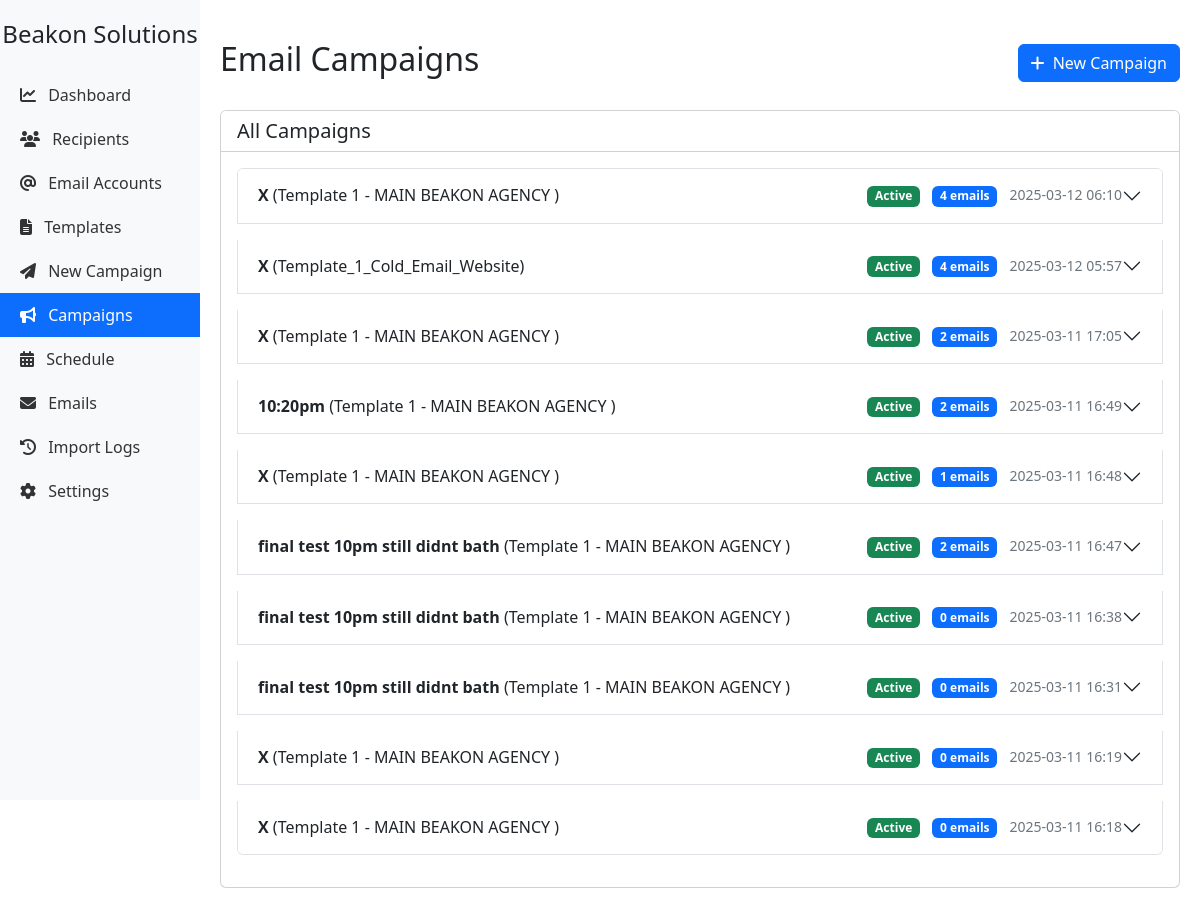
Page /campaigns on the committed database.
### app/models/models.py (models this page shows, shortened)
class Campaign(db.Model):
    __table_args__ = {'extend_existing': True}
    id = db.Column(db.Integer, primary_key=True)
    name = db.Column(db.String(100), nullable=False)
    template_id = db.Column(db.Integer, db.ForeignKey('email_template.id'))
    status = db.Column(db.String(20), default="active")  # active, paused, completed, deleted
    created_at = db.Column(db.DateTime, default=datetime.utcnow)
    updated_at = db.Column(db.DateTime, default=datetime.utcnow, onupdate=datetime.utcnow)
    template = db.relationship('EmailTemplate')

class EmailTemplate(db.Model):
    __table_args__ = {'extend_existing': True}
    id = db.Column(db.Integer, primary_key=True)
    name = db.Column(db.String(100), nullable=False)
    subject = db.Column(db.String(255), nullable=False)
    body = db.Column(db.Text, nullable=False)
    is_active = db.Column(db.Boolean, default=True)
    created_at = db.Column(db.DateTime, default=datetime.utcnow)
    updated_at = db.Column(db.DateTime, default=datetime.utcnow, onupdate=datetime.utcnow)

### app/controllers/routes.py (the view)
@app.route('/campaigns')
def campaigns():
    try:
        campaigns_list = Campaign.query.order_by(Campaign.created_at.desc()).all()
        campaign_emails = {}
        for campaign in campaigns_list:
            emails = Email.query.filter_by(campaign_id=campaign.id).all()
            if not emails and campaign.template_id:
                campaign_time = campaign.created_at
                time_window = 300  # 5 minutes (in seconds)
                time_window_start = campaign_time - timedelta(seconds=time_window)
                time_window_end = campaign_time + timedelta(seconds=time_window)
                emails = Email.query.filter(
                    Email.template_id == campaign.template_id,
                    Email.created_at >= time_window_start,
                    Email.created_at <= time_window_end
                ).all()
                for email in emails:
                    try:
                        if email.campaign_id is None:
                            email.campaign_id = campaign.id
                    except Exception as e:
                        app.logger.warning(f"Could not update campaign_id: {str(e)}")
            emails.sort(key=lambda x: x.scheduled_at if x.scheduled_at else datetime.now())
            campaign_emails[campaign.id] = emails
            campaign.total_emails = len(emails)
            campaign.pending_emails = sum(1 for e in emails if e.status == EmailStatus.PENDING)
            campaign.sent_emails = sum(1 for e in emails if e.status == EmailStatus.SENT)
            campaign.paused_emails = sum(1 for e in emails if e.status == EmailStatus.PAUSED)
            campaign.failed_emails = sum(1 for e in emails if e.status == EmailStatus.FAILED)
            campaign.responded_emails = sum(1 for e in emails if e.status == EmailStatus.RESPONDED)
        email_time_info = {}
        now = datetime.now()
        for campaign_id, emails in campaign_emails.items():
            for i, email in enumerate(emails):
                if not email.scheduled_at:
                    continue
                time_diff = email.scheduled_at - now if email.scheduled_at > now else timedelta(seconds=0)
                hours, remainder = divmod(time_diff.total_seconds(), 3600)
                minutes, seconds = divmod(remainder, 60)
                time_remaining = f"{int(hours):02d}:{int(minutes):02d}:{int(seconds):02d}"
                gap_minutes = 0
                if i > 0 and emails[i-1].scheduled_at:
                    gap_seconds = (email.scheduled_at - emails[i-1].scheduled_at).total_seconds()
                    gap_minutes = int(gap_seconds / 60)
                email_time_info[email.id] = {
                    'position': i + 1,
                    'sequential_time': email.scheduled_at.strftime('%H:%M'),
                    'sequential_time_iso': email.scheduled_at.isoformat(),
                    'time_remaining': time_remaining,
                    'gap_minutes': gap_minutes,
                    'account_email': email.account.email if email.account else 'Unknown'
                }
        return render_template('campaigns.html', campaigns=campaigns_list,
                              campaign_emails=campaign_emails, email_time_info=email_time_info)
    except Exception as e:
        app.logger.error(f"Error loading campaigns: {str(e)}")
        flash("Error loading campaigns. Please try again later.", "error")
        return render_template('campaigns.html', campaigns=[])

### app/templates/campaigns.html (shortened to what this page needs)
{% extends "base.html" %}
{% block page_title %}Email Campaigns{% endblock %}
{% block page_actions %}
<a href="{{ url_for('new_campaign') }}" class="btn btn-primary">
    <i class="fas fa-plus me-1"></i> New Campaign
</a>
{% endblock %}
{% block content %}
<div class="row mb-4">
    <div class="col-md-12">
        <div class="card">
            <div class="card-header bg-white d-flex justify-content-between align-items-center">
                <h5 class="mb-0">All Campaigns</h5>
            </div>
            <div class="card-body">
                {% if campaigns %}
                <div class="accordion" id="campaignsAccordion">
                    {% for campaign in campaigns %}
                    <div class="accordion-item mb-3">
                        <h2 class="accordion-header" id="heading{{ campaign.id }}">
                            <button class="accordion-button collapsed" type="button" data-bs-toggle="collapse" data-bs-target="#collapse{{ campaign.id }}" aria-expanded="false" aria-controls="collapse{{ campaign.id }}">
                                <div class="d-flex justify-content-between align-items-center w-100">
                                    <div>
                                        <strong>{{ campaign.name }}</strong>
                                        ({{ campaign.template.name if campaign.template else 'N/A' }})
                                    </div>
                                    <div>
                                        {% if campaign.status == 'active' %}
                                        <span class="badge bg-success">Active</span>
                                        {% elif campaign.status == 'paused' %}
                                        <span class="badge bg-warning">Paused</span>
                                        {% elif campaign.status == 'completed' %}
                                        <span class="badge bg-info">Completed</span>
                                        {% elif campaign.status == 'deleted' %}
                                        <span class="badge bg-danger">Deleted</span>
                                        {% else %}
                                        <span class="badge bg-secondary">{{ campaign.status }}</span>
                                        {% endif %}
                                        <span class="badge bg-primary ms-2">{{ campaign.total_emails }} emails</span>
                                        <span class="ms-2 small text-muted">{{ campaign.created_at.strftime('%Y-%m-%d %H:%M') }}</span>
                                    </div>
                                </div>
                            </button>
                        </h2>
                    </div>
                    {% endfor %}
                </div>
                {% endif %}
            </div>
        </div>
    </div>
</div>
{% endblock %}

### rows in the picture
Campaign: name "X", template "Template 1 - MAIN BEAKON AGENCY", status "Active", total_emails "4", created_at "2025-03-12 06:10"
Campaign: name "X", template "Template_1_Cold_Email_Website", status "Active", total_emails "4", created_at "2025-03-12 05:57"
Campaign: name "X", template "Template 1 - MAIN BEAKON AGENCY", status "Active", total_emails "2", created_at "2025-03-11 17:05"
Campaign: name "10:20pm", template "Template 1 - MAIN BEAKON AGENCY", status "Active", total_emails "2", created_at "2025-03-11 16:49"
Campaign: name "X", template "Template 1 - MAIN BEAKON AGENCY", status "Active", total_emails "1", created_at "2025-03-11 16:48"
Campaign: name "final test 10pm still didnt bath", template "Template 1 - MAIN BEAKON AGENCY", status "Active", total_emails "2", created_at "2025-03-11 16:47"
Campaign: name "final test 10pm still didnt bath", template "Template 1 - MAIN BEAKON AGENCY", status "Active", total_emails "0", created_at "2025-03-11 16:38"
Campaign: name "final test 10pm still didnt bath", template "Template 1 - MAIN BEAKON AGENCY", status "Active", total_emails "0", created_at "2025-03-11 16:31"
Campaign: name "X", template "Template 1 - MAIN BEAKON AGENCY", status "Active", total_emails "0", created_at "2025-03-11 16:19"
Campaign: name "X", template "Template 1 - MAIN BEAKON AGENCY", status "Active", total_emails "0", created_at "2025-03-11 16:18"
